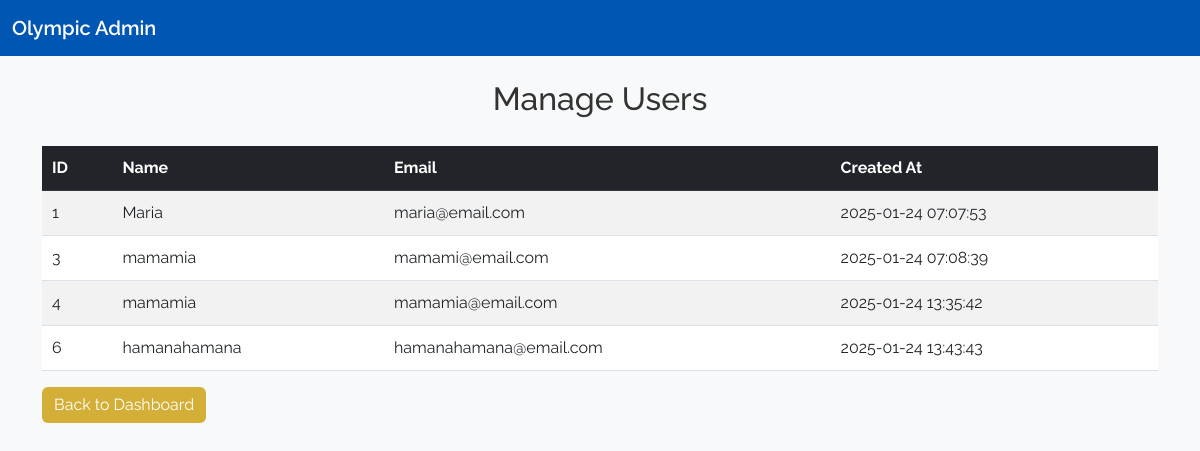
The page /OlymFit/admin/manageusers.php (signed in) on the database its author committed.
### tables this page shows
CREATE TABLE `users` (
  `id` int(11) NOT NULL,
  `name` varchar(100) NOT NULL,
  `email` varchar(100) NOT NULL,
  `password` varchar(255) NOT NULL,
  `created_at` timestamp NOT NULL DEFAULT current_timestamp()
);

### OlymFit/admin/manageusers.php (the view, shortened to what this page needs)
<?php
include '../connect.php';
$users = [];
try {
    $sql = "SELECT id, name, email, created_at FROM users";
    $stmt = $conn->query($sql);
    $users = $stmt->fetchAll(PDO::FETCH_ASSOC);
} catch (PDOException $e) {
    echo "Error: " . $e->getMessage();
}
?>
<!DOCTYPE html>
<html lang="en">
<head>
    <link href="https://cdn.jsdelivr.net/npm/bootstrap@5.3.0-alpha1/dist/css/bootstrap.min.css" rel="stylesheet">
</head>
<body>
    <nav class="navbar navbar-expand-lg">
        <div class="container-fluid">
            <a class="navbar-brand" href="dashboard.php">Olympic Admin</a>
        </div>
    </nav>
    <div class="container mt-4">
        <h2 class="text-center">Manage Users</h2>
        <div class="table-responsive">
            <table class="table table-striped">
                <thead class="table-dark">
                    <tr>
                        <th>ID</th>
                        <th>Name</th>
                        <th>Email</th>
                        <th>Created At</th>
                    </tr>
                </thead>
                <tbody>
                    <?php if (count($users) > 0): ?>
                        <?php foreach ($users as $user): ?>
                            <tr>
                                <td><?= htmlspecialchars($user['id']); ?></td>
                                <td><?= htmlspecialchars($user['name']); ?></td>
                                <td><?= htmlspecialchars($user['email']); ?></td>
                                <td><?= htmlspecialchars($user['created_at']); ?></td>
                            </tr>
                        <?php endforeach; ?>
                    <?php else: ?>
                        <tr>
                            <td colspan="4" class="text-center">No users found.</td>
                        </tr>
                    <?php endif; ?>
                </tbody>
            </table>
        </div>
        <a href="dashboard.php" class="btn btn-primary mb-4">Back to Dashboard</a>
    </div>
</body>
</html>

### OlymFit/admin/manageusers.php (style rules this page uses)
body { font-family: 'Raleway', sans-serif; background-color: #f8f9fa; color: #333; }
.navbar { background-color: #0056b3; }
.navbar-brand { font-weight: 600; color: #fff; }
.table { margin-top: 20px; border-collapse: collapse; }
.table th, .table td { text-align: left; padding: 10px; }
.btn-primary { background-color: #d4af37; border: none; }

### rows shown on the page
users: id "1", name "Maria", email "maria@email.com", created_at "2025-01-24 07:07:53"
users: id "3", name "mamamia", email "mamami@email.com", created_at "2025-01-24 07:08:39"
users: id "4", name "mamamia", email "mamamia@email.com", created_at "2025-01-24 13:35:42"
users: id "6", name "hamanahamana", email "hamanahamana@email.com", created_at "2025-01-24 13:43:43"
